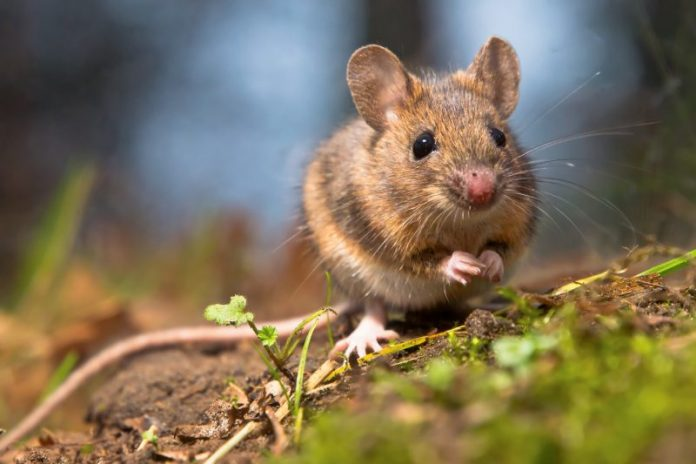
#> input picture yolo/mouse1.jpg, 696 x 464 px, given in place of video#1.mp4, which was not available
$ python main.py
#> lines starting #> are read from the running program, lines starting #| are printed output that depends on the picture; pictures that were not available may be replaced by others from this repository, and a replacement may not be noted
import numpy as np
import cv2
import xml.etree.ElementTree as ET
import os
import glob


# [47 lines left out: functions save_to_file, create_xml, not called in this run]


video_dir = 'video/'
temp_dir = 'temp/'
video_name = 'video#1.mp4'
video = video_dir + video_name

frame_size = 720
frame_height = 480
frame_index = 1
temp_video_dir = temp_dir + video_name + "/"
if not os.path.exists(temp_video_dir):
    # Создать директорию с временными файлами для заданного видео
    os.makedirs(temp_video_dir)
else:
    # Очистить все файлы в директории с временными файлами для заданного видео
    files = glob.glob(temp_video_dir + "*")
    for f in files:
        os.remove(f)

first_frame = None

# cap = cv2.VideoCapture(0)
cap = cv2.VideoCapture(video)

# while True:
while cap.isOpened():
    ret, frame = cap.read()
#> frame is the input picture: shape (464, 696, 3); mean B, G, R 87.6, 112.8, 125.9
    if frame is not None:
        frame = cv2.resize(frame, (frame_size, frame_height))
#> frame: shape (480, 720, 3)

        gray = cv2.cvtColor(frame, cv2.COLOR_BGR2GRAY)
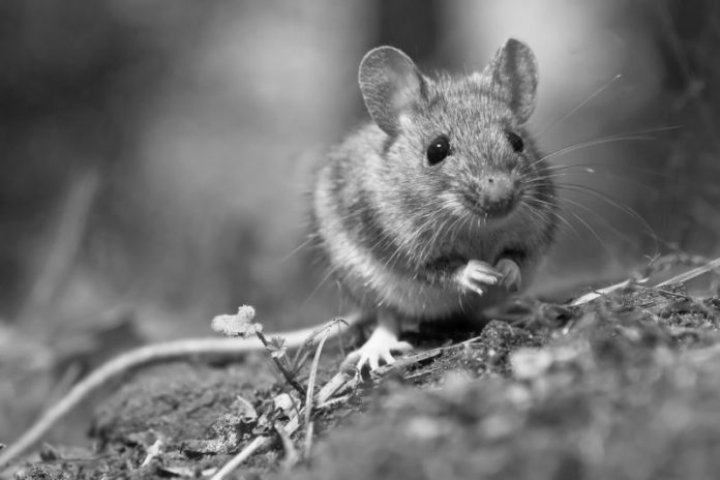
#> gray: shape (480, 720); min 1, max 251, mean 113.7
        cv2.imshow('frame', gray)

        # Размытие фильтром Гаусса
        gray = cv2.GaussianBlur(gray, (21, 21), 0)
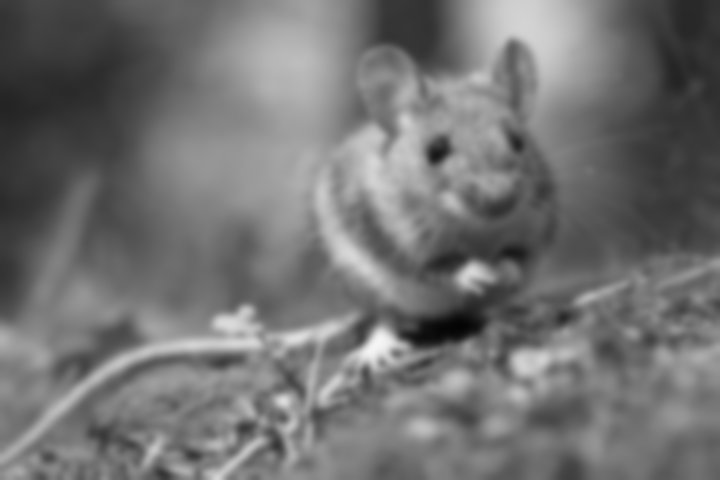
#> gray: shape (480, 720); min 4, max 245, mean 113.7
        cv2.imshow('frame-blur', gray)

        # Сохранить первый кадр видео
        if first_frame is None:
            first_frame = gray
            continue

        # Определить различия между первым кадром и остальными
        delta_frame = cv2.absdiff(first_frame, gray)
        cv2.imshow('frame-delta', delta_frame)

        # Преобразовать кадр в оттенках серого в черно-белый
        thresh_delta = cv2.threshold(delta_frame, 35, 255, cv2.THRESH_BINARY)[1]

        # Расширить светлые области и сузить темные
        thresh_delta = cv2.dilate(thresh_delta, None, iterations=2)
        cv2.imshow('frame-dilate', thresh_delta)

        # Поиск контуров
        (cnts, _) = cv2.findContours(thresh_delta.copy(), cv2.RETR_EXTERNAL, cv2.CHAIN_APPROX_SIMPLE)

        # Найти максимальное значение площади и выделить объект прямоугольником
        if cnts:
            area_max = 0
            index = 0
            index_max_area = 0
            for contour in cnts:
                area = cv2.contourArea(contour)
                if area > area_max:
                    area_max = area
                    index_max_area = index
                index = index + 1

            cnt = cnts[index_max_area]
            x, y, w, h = cv2.boundingRect(cnt)
            image = cv2.rectangle(frame, (x, y), (x + w, y + h), (255, 0, 0), 2)

            # Сохранить кадр из видео в png-файл
            cv2.imwrite(temp_video_dir + 'frame' + str(frame_index) + '.png', image)

            # Сохранить описание кадра в xml-файл
            create_xml(temp_video_dir + 'frame' + str(frame_index) + '.xml',
                       temp_video_dir,
                       str(frame_index) + '.png',
                       temp_video_dir + 'frame' + str(frame_index) + '.png',
                       str(frame_size),
                       str(frame_height),
                       str(x),
                       str(y),
                       str(x + w),
                       str(y + h)
                       )

            frame_index = frame_index + 1

            cv2.imshow('frame-result', image)
    else:
        break

    if cv2.waitKey(1) & 0xFF == ord('q'):
        break

cap.release()
cv2.destroyAllWindows()

$ run again, on yolo/mouse2.jpg
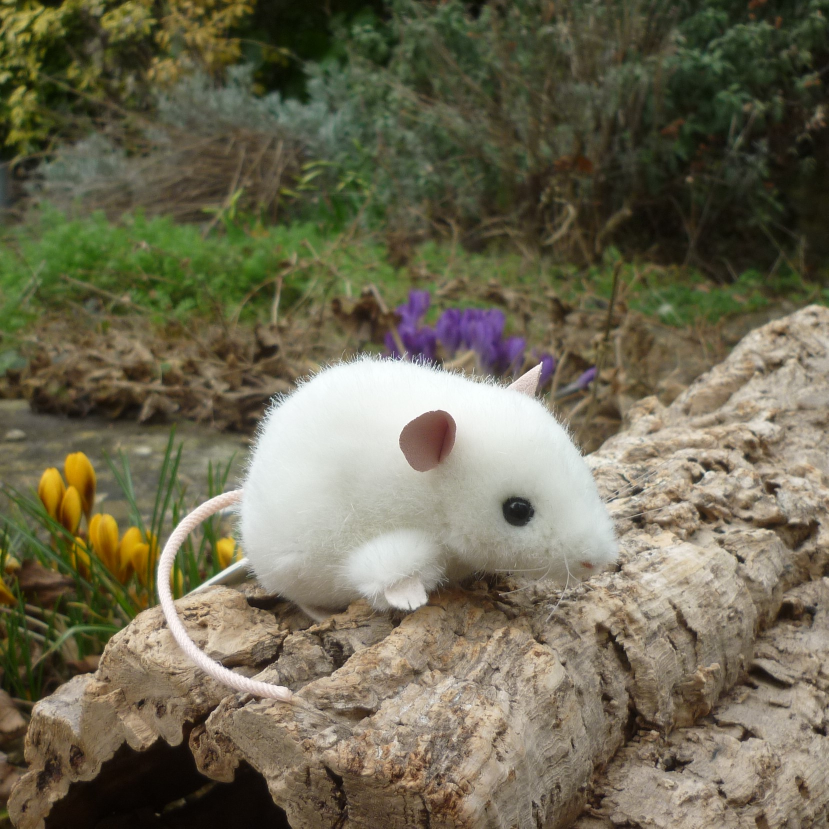
#> input picture yolo/mouse2.jpg, 1657 x 1657 px, given in place of video#1.mp4, which was not available (shown at 1/2 size)
#> frame is the input picture: shape (1657, 1657, 3); mean B, G, R 82.7, 105.1, 110.1
#> `frame = cv2.resize(frame, (frame_size, frame_height))`:
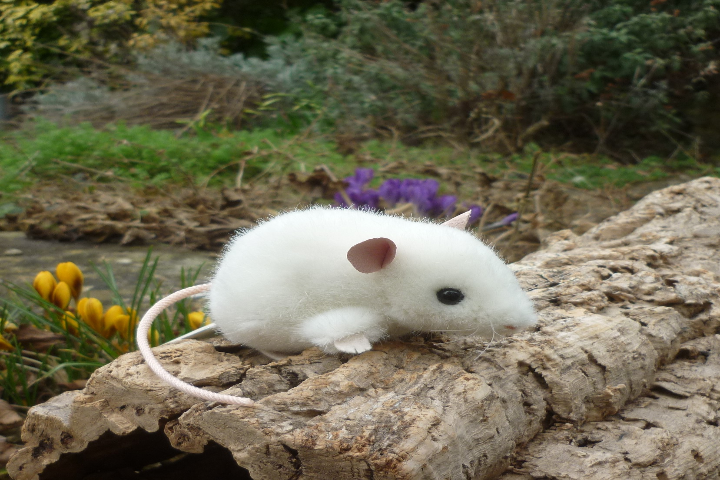
#> frame: shape (480, 720, 3); mean B, G, R 82.5, 105, 109.9
#> `gray = cv2.GaussianBlur(gray, (21, 21), 0)`:
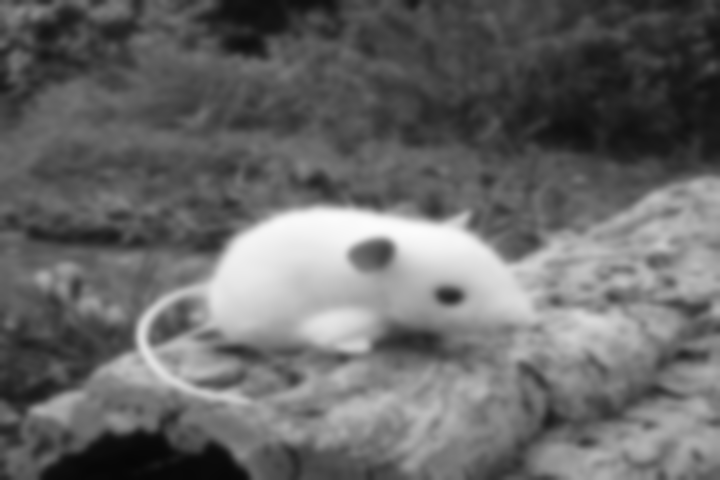
#> gray: shape (480, 720); min 6, max 251, mean 103.9

$ run again, on yolo/mouse3.jpg
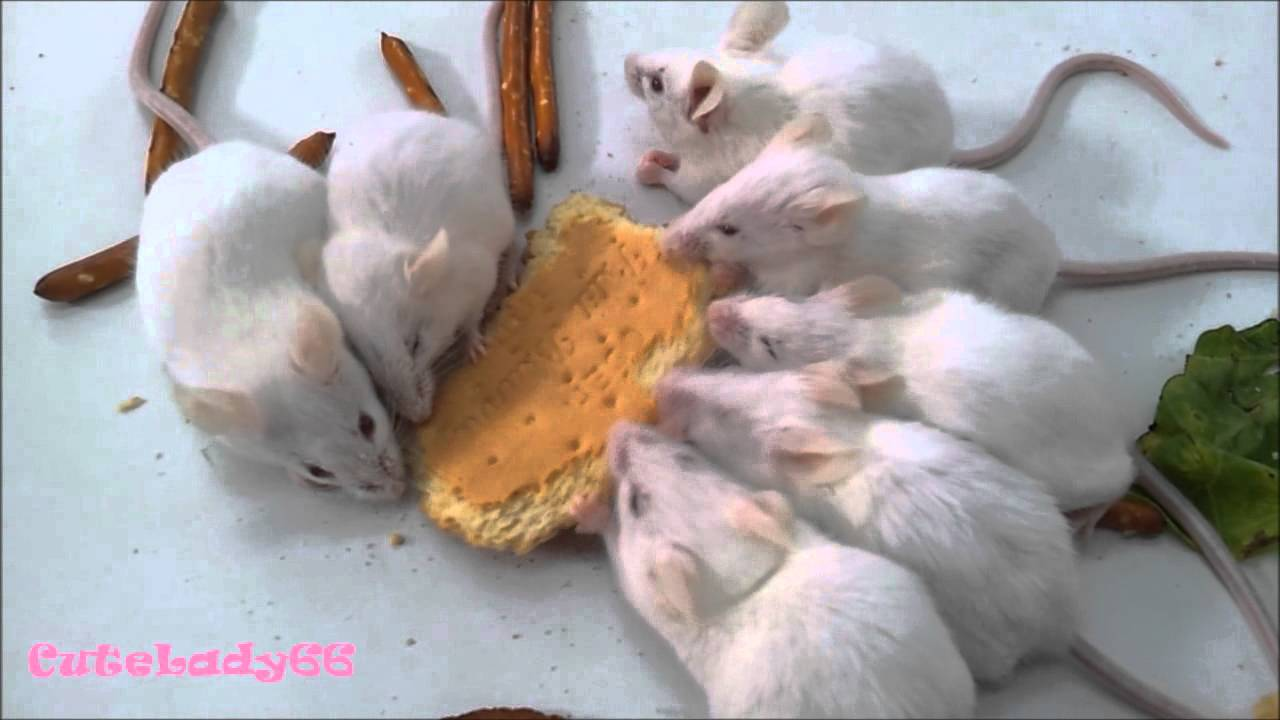
#> input picture yolo/mouse3.jpg, 1280 x 720 px, given in place of video#1.mp4, which was not available
#> frame is the input picture: shape (720, 1280, 3); mean B, G, R 162.8, 162, 166.7
#> `frame = cv2.resize(frame, (frame_size, frame_height))`:
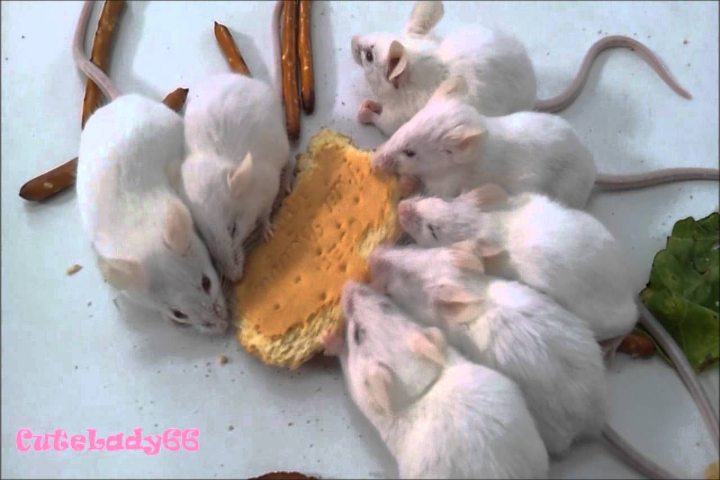
#> frame: shape (480, 720, 3); mean B, G, R 162.7, 161.9, 166.6
#> `gray = cv2.GaussianBlur(gray, (21, 21), 0)`:
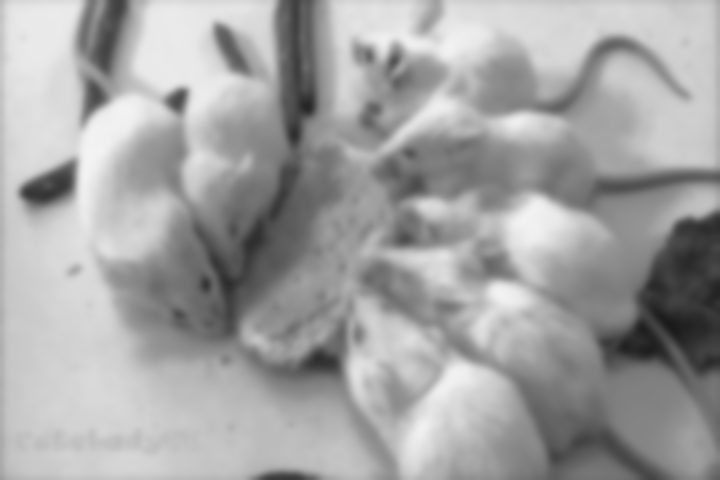
#> gray: shape (480, 720); min 26, max 243, mean 163.6

$ run again, on yolo/mouse4.jpg
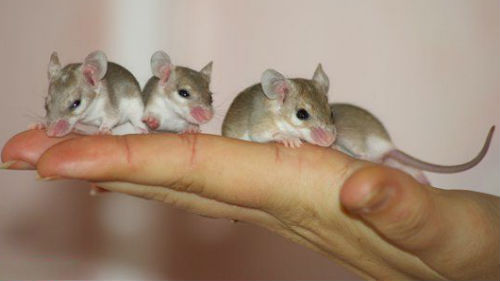
#> input picture yolo/mouse4.jpg, 500 x 281 px, given in place of video#1.mp4, which was not available
#> frame is the input picture: shape (281, 500, 3); mean B, G, R 118.7, 138.6, 161.7
#> `frame = cv2.resize(frame, (frame_size, frame_height))`:
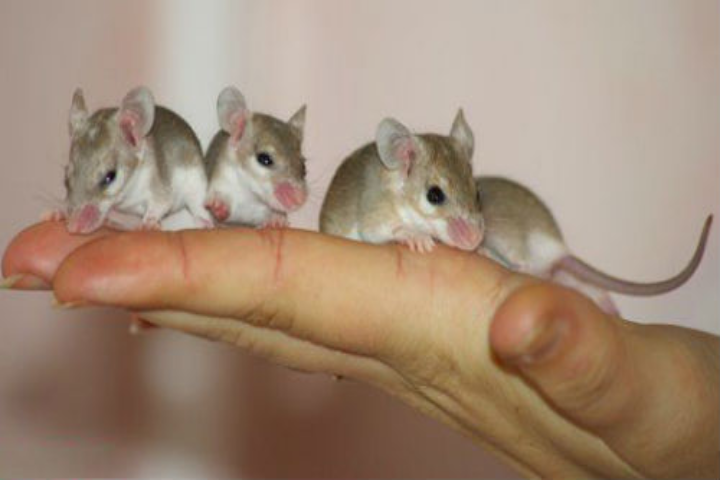
#> frame: shape (480, 720, 3); mean B, G, R 118.6, 138.5, 161.6
#> `gray = cv2.cvtColor(frame, cv2.COLOR_BGR2GRAY)`:
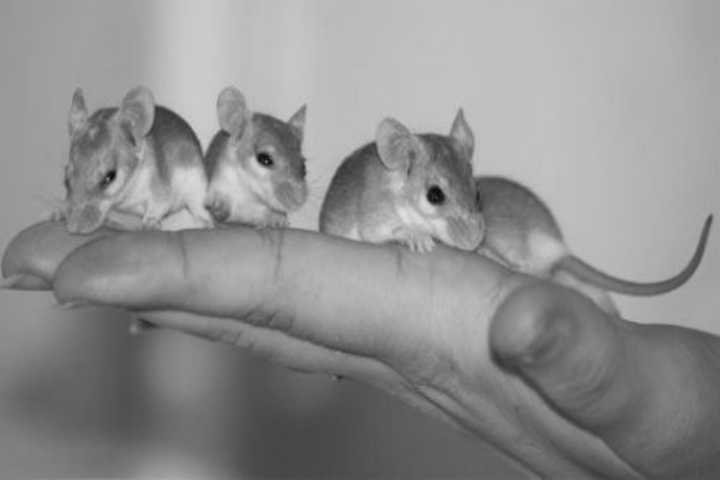
#> gray: shape (480, 720); min 8, max 226, mean 143.1
